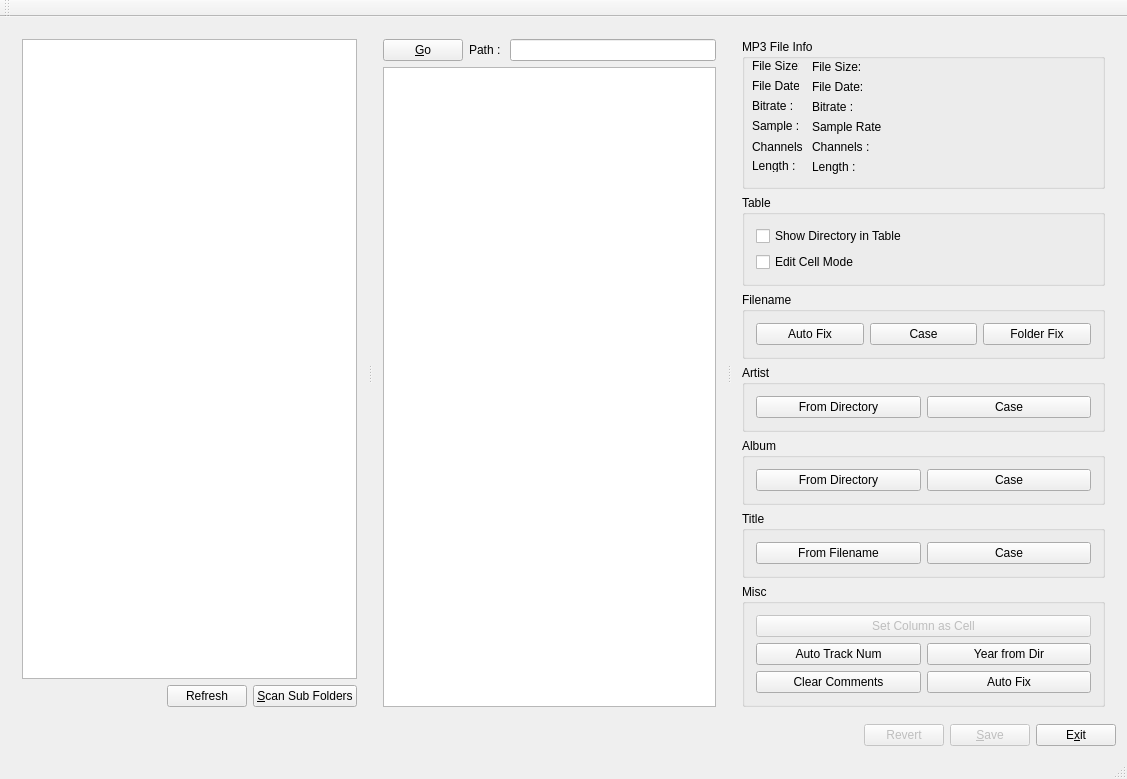
<?xml version="1.0" encoding="UTF-8"?>
<ui version="4.0">
 <class>MainWindow</class>
 <widget class="QMainWindow" name="MainWindow">
  <property name="geometry">
   <rect>
    <x>0</x>
    <y>0</y>
    <width>1127</width>
    <height>735</height>
   </rect>
  </property>
  <property name="windowTitle">
   <string>ID3 Editor (MP3  Tag Editor)</string>
  </property>
  <widget class="QWidget" name="centralWidget">
   <layout class="QVBoxLayout" name="verticalLayout_10">
    <item>
     <widget class="QSplitter" name="splitter_all">
      <property name="orientation">
       <enum>Qt::Horizontal</enum>
      </property>
      <widget class="QWidget" name="layoutWidget">
       <layout class="QVBoxLayout" name="verticalLayout">
        <item>
         <widget class="QTreeView" name="treeViewDir">
          <property name="baseSize">
           <size>
            <width>0</width>
            <height>0</height>
           </size>
          </property>
         </widget>
        </item>
        <item>
         <layout class="QHBoxLayout" name="horizontalLayout">
          <item>
           <spacer name="horizontalSpacer_2">
            <property name="orientation">
             <enum>Qt::Horizontal</enum>
            </property>
            <property name="sizeHint" stdset="0">
             <size>
              <width>40</width>
              <height>20</height>
             </size>
            </property>
           </spacer>
          </item>
          <item>
           <widget class="QPushButton" name="pushButton_refresh">
            <property name="text">
             <string>Refresh</string>
            </property>
           </widget>
          </item>
          <item>
           <widget class="QPushButton" name="pushButton_scanSubFolders">
            <property name="text">
             <string>&amp;Scan Sub Folders</string>
            </property>
           </widget>
          </item>
         </layout>
        </item>
       </layout>
      </widget>
      <widget class="QSplitter" name="splitter_files">
       <property name="orientation">
        <enum>Qt::Horizontal</enum>
       </property>
       <widget class="QWidget" name="layoutWidget">
        <layout class="QVBoxLayout" name="verticalLayout_2">
         <item>
          <layout class="QHBoxLayout" name="horizontalLayout_3">
           <item>
            <widget class="QPushButton" name="pushButton_goPath">
             <property name="text">
              <string>&amp;Go</string>
             </property>
            </widget>
           </item>
           <item>
            <widget class="QLabel" name="label_7">
             <property name="text">
              <string>Path : </string>
             </property>
            </widget>
           </item>
           <item>
            <widget class="QLineEdit" name="lineEdit_path"/>
           </item>
          </layout>
         </item>
         <item>
          <widget class="CTableView" name="tableViewFiles">
           <property name="wordWrap">
            <bool>false</bool>
           </property>
           <attribute name="verticalHeaderVisible">
            <bool>false</bool>
           </attribute>
          </widget>
         </item>
        </layout>
       </widget>
       <widget class="QWidget" name="layoutWidget">
        <layout class="QVBoxLayout" name="verticalLayout_9">
         <item>
          <widget class="QGroupBox" name="groupBox_mp3Info">
           <property name="minimumSize">
            <size>
             <width>150</width>
             <height>150</height>
            </size>
           </property>
           <property name="maximumSize">
            <size>
             <width>16777215</width>
             <height>16777215</height>
            </size>
           </property>
           <property name="title">
            <string>MP3 File Info</string>
           </property>
           <widget class="QLabel" name="label">
            <property name="geometry">
             <rect>
              <x>10</x>
              <y>20</y>
              <width>47</width>
              <height>13</height>
             </rect>
            </property>
            <property name="text">
             <string>File Size:</string>
            </property>
           </widget>
           <widget class="QLabel" name="label_2">
            <property name="geometry">
             <rect>
              <x>10</x>
              <y>40</y>
              <width>47</width>
              <height>13</height>
             </rect>
            </property>
            <property name="text">
             <string>File Date:</string>
            </property>
           </widget>
           <widget class="QLabel" name="label_3">
            <property name="geometry">
             <rect>
              <x>10</x>
              <y>60</y>
              <width>47</width>
              <height>13</height>
             </rect>
            </property>
            <property name="text">
             <string>Bitrate :</string>
            </property>
           </widget>
           <widget class="QLabel" name="label_4">
            <property name="geometry">
             <rect>
              <x>10</x>
              <y>80</y>
              <width>47</width>
              <height>13</height>
             </rect>
            </property>
            <property name="text">
             <string>Sample :</string>
            </property>
           </widget>
           <widget class="QLabel" name="label_5">
            <property name="geometry">
             <rect>
              <x>10</x>
              <y>100</y>
              <width>51</width>
              <height>16</height>
             </rect>
            </property>
            <property name="text">
             <string>Channels :</string>
            </property>
           </widget>
           <widget class="QLabel" name="label_6">
            <property name="geometry">
             <rect>
              <x>10</x>
              <y>120</y>
              <width>47</width>
              <height>13</height>
             </rect>
            </property>
            <property name="text">
             <string>Length :</string>
            </property>
           </widget>
           <widget class="QLabel" name="label_channels">
            <property name="geometry">
             <rect>
              <x>70</x>
              <y>100</y>
              <width>71</width>
              <height>16</height>
             </rect>
            </property>
            <property name="text">
             <string>Channels :</string>
            </property>
           </widget>
           <widget class="QLabel" name="label_fileDate">
            <property name="geometry">
             <rect>
              <x>70</x>
              <y>40</y>
              <width>71</width>
              <height>16</height>
             </rect>
            </property>
            <property name="text">
             <string>File Date:</string>
            </property>
           </widget>
           <widget class="QLabel" name="label_bitrate">
            <property name="geometry">
             <rect>
              <x>70</x>
              <y>60</y>
              <width>71</width>
              <height>16</height>
             </rect>
            </property>
            <property name="text">
             <string>Bitrate :</string>
            </property>
           </widget>
           <widget class="QLabel" name="label_length">
            <property name="geometry">
             <rect>
              <x>70</x>
              <y>120</y>
              <width>71</width>
              <height>16</height>
             </rect>
            </property>
            <property name="text">
             <string>Length :</string>
            </property>
           </widget>
           <widget class="QLabel" name="label_fileSize">
            <property name="geometry">
             <rect>
              <x>70</x>
              <y>20</y>
              <width>71</width>
              <height>16</height>
             </rect>
            </property>
            <property name="text">
             <string>File Size:</string>
            </property>
           </widget>
           <widget class="QLabel" name="label_sampleRate">
            <property name="geometry">
             <rect>
              <x>70</x>
              <y>80</y>
              <width>71</width>
              <height>16</height>
             </rect>
            </property>
            <property name="text">
             <string>Sample Rate</string>
            </property>
           </widget>
          </widget>
         </item>
         <item>
          <widget class="QGroupBox" name="groupBox_table">
           <property name="title">
            <string>Table</string>
           </property>
           <layout class="QVBoxLayout" name="verticalLayout_6">
            <item>
             <widget class="QCheckBox" name="checkBox_showDir">
              <property name="minimumSize">
               <size>
                <width>150</width>
                <height>0</height>
               </size>
              </property>
              <property name="maximumSize">
               <size>
                <width>150</width>
                <height>16777215</height>
               </size>
              </property>
              <property name="text">
               <string>Show Directory in Table</string>
              </property>
             </widget>
            </item>
            <item>
             <widget class="QCheckBox" name="checkBox_editCell">
              <property name="minimumSize">
               <size>
                <width>150</width>
                <height>0</height>
               </size>
              </property>
              <property name="maximumSize">
               <size>
                <width>150</width>
                <height>16777215</height>
               </size>
              </property>
              <property name="text">
               <string>Edit Cell Mode</string>
              </property>
             </widget>
            </item>
           </layout>
          </widget>
         </item>
         <item>
          <spacer name="verticalSpacer">
           <property name="orientation">
            <enum>Qt::Vertical</enum>
           </property>
           <property name="sizeHint" stdset="0">
            <size>
             <width>20</width>
             <height>18</height>
            </size>
           </property>
          </spacer>
         </item>
         <item>
          <widget class="QGroupBox" name="groupBox_fileName">
           <property name="title">
            <string>Filename</string>
           </property>
           <layout class="QVBoxLayout" name="verticalLayout_5">
            <item>
             <layout class="QHBoxLayout" name="horizontalLayout_5">
              <item>
               <widget class="QPushButton" name="pushButton_FilenameAutoFix">
                <property name="text">
                 <string>Auto Fix</string>
                </property>
               </widget>
              </item>
              <item>
               <widget class="QPushButton" name="pushButton_FilenameCase">
                <property name="text">
                 <string>Case</string>
                </property>
               </widget>
              </item>
              <item>
               <widget class="QPushButton" name="pushButton_folderFix">
                <property name="text">
                 <string>Folder Fix</string>
                </property>
               </widget>
              </item>
             </layout>
            </item>
           </layout>
          </widget>
         </item>
         <item>
          <widget class="QGroupBox" name="groupBox_artist">
           <property name="title">
            <string>Artist</string>
           </property>
           <layout class="QVBoxLayout" name="verticalLayout_7">
            <item>
             <layout class="QHBoxLayout" name="horizontalLayout_4">
              <item>
               <widget class="QPushButton" name="pushButton_setArtistFromParent">
                <property name="text">
                 <string>From Directory</string>
                </property>
               </widget>
              </item>
              <item>
               <widget class="QPushButton" name="pushButton_artistCase">
                <property name="text">
                 <string>Case</string>
                </property>
               </widget>
              </item>
             </layout>
            </item>
           </layout>
          </widget>
         </item>
         <item>
          <widget class="QGroupBox" name="groupBox_album">
           <property name="title">
            <string>Album</string>
           </property>
           <layout class="QVBoxLayout" name="verticalLayout_8">
            <item>
             <layout class="QHBoxLayout" name="horizontalLayout_6">
              <item>
               <widget class="QPushButton" name="pushButton_setAlbumFromDirectory">
                <property name="text">
                 <string>From Directory</string>
                </property>
               </widget>
              </item>
              <item>
               <widget class="QPushButton" name="pushButton_setAlbumCase">
                <property name="text">
                 <string>Case</string>
                </property>
               </widget>
              </item>
             </layout>
            </item>
           </layout>
          </widget>
         </item>
         <item>
          <widget class="QGroupBox" name="groupBox_title">
           <property name="title">
            <string>Title</string>
           </property>
           <layout class="QVBoxLayout" name="verticalLayout_4">
            <item>
             <layout class="QHBoxLayout" name="horizontalLayout_7">
              <item>
               <widget class="QPushButton" name="pushButton_setTitleAsFilename">
                <property name="maximumSize">
                 <size>
                  <width>200</width>
                  <height>23</height>
                 </size>
                </property>
                <property name="text">
                 <string>From Filename</string>
                </property>
               </widget>
              </item>
              <item>
               <widget class="QPushButton" name="pushButton_setTitleCase">
                <property name="maximumSize">
                 <size>
                  <width>200</width>
                  <height>23</height>
                 </size>
                </property>
                <property name="text">
                 <string>Case</string>
                </property>
               </widget>
              </item>
             </layout>
            </item>
           </layout>
          </widget>
         </item>
         <item>
          <widget class="QGroupBox" name="groupBox_misc">
           <property name="title">
            <string>Misc</string>
           </property>
           <layout class="QVBoxLayout" name="verticalLayout_3">
            <item>
             <widget class="QPushButton" name="pushButton_setColumn">
              <property name="enabled">
               <bool>false</bool>
              </property>
              <property name="maximumSize">
               <size>
                <width>16777215</width>
                <height>16777215</height>
               </size>
              </property>
              <property name="text">
               <string>Set Column as Cell</string>
              </property>
             </widget>
            </item>
            <item>
             <layout class="QHBoxLayout" name="horizontalLayout_9">
              <item>
               <widget class="QPushButton" name="pushButton_setAutoTrackNumber">
                <property name="maximumSize">
                 <size>
                  <width>16777215</width>
                  <height>16777215</height>
                 </size>
                </property>
                <property name="text">
                 <string>Auto Track Num</string>
                </property>
               </widget>
              </item>
              <item>
               <widget class="QPushButton" name="pushButton_YearFromDirectory">
                <property name="text">
                 <string>Year from Dir</string>
                </property>
               </widget>
              </item>
             </layout>
            </item>
            <item>
             <layout class="QHBoxLayout" name="horizontalLayout_8">
              <item>
               <widget class="QPushButton" name="pushButton_clearComments">
                <property name="maximumSize">
                 <size>
                  <width>16777215</width>
                  <height>16777215</height>
                 </size>
                </property>
                <property name="text">
                 <string>Clear Comments</string>
                </property>
               </widget>
              </item>
              <item>
               <widget class="QPushButton" name="pushButton_AutoFixAll">
                <property name="maximumSize">
                 <size>
                  <width>16777215</width>
                  <height>16777215</height>
                 </size>
                </property>
                <property name="text">
                 <string>Auto Fix</string>
                </property>
               </widget>
              </item>
             </layout>
            </item>
           </layout>
          </widget>
         </item>
        </layout>
       </widget>
      </widget>
     </widget>
    </item>
    <item>
     <layout class="QHBoxLayout" name="horizontalLayout_2">
      <item>
       <spacer name="horizontalSpacer">
        <property name="orientation">
         <enum>Qt::Horizontal</enum>
        </property>
        <property name="sizeHint" stdset="0">
         <size>
          <width>40</width>
          <height>20</height>
         </size>
        </property>
       </spacer>
      </item>
      <item>
       <widget class="QPushButton" name="pushButton_revert">
        <property name="enabled">
         <bool>false</bool>
        </property>
        <property name="text">
         <string>Revert</string>
        </property>
       </widget>
      </item>
      <item>
       <widget class="QPushButton" name="pushButton_save">
        <property name="enabled">
         <bool>false</bool>
        </property>
        <property name="text">
         <string>&amp;Save</string>
        </property>
       </widget>
      </item>
      <item>
       <widget class="QPushButton" name="pushButtonExit">
        <property name="text">
         <string>E&amp;xit</string>
        </property>
       </widget>
      </item>
     </layout>
    </item>
   </layout>
  </widget>
  <widget class="QMenuBar" name="menuBar">
   <property name="geometry">
    <rect>
     <x>0</x>
     <y>0</y>
     <width>1127</width>
     <height>18</height>
    </rect>
   </property>
  </widget>
  <widget class="QToolBar" name="mainToolBar">
   <attribute name="toolBarArea">
    <enum>TopToolBarArea</enum>
   </attribute>
   <attribute name="toolBarBreak">
    <bool>false</bool>
   </attribute>
  </widget>
  <widget class="QStatusBar" name="statusBar"/>
 </widget>
 <layoutdefault spacing="6" margin="11"/>
 <customwidgets>
  <customwidget>
   <class>CTableView</class>
   <extends>QTableView</extends>
   <header>ctableview.h</header>
  </customwidget>
 </customwidgets>
 <resources/>
 <connections/>
</ui>
